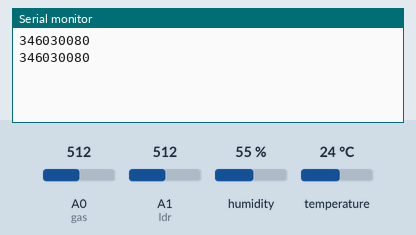
This sketch was run on a simulated Arduino Uno, built with avr-gcc and run on an emulated ATmega328P. Shown: the last lines printed to the serial monitor. Inputs (shaded band) come from the test bench; at power-on: humidity 55 %, A0 (gas) = 512, A1 (ldr) = 512, temperature 24 °C.

Above: at 1.8 s.
1.9 s: humidity set to 22 %
At 2.8 s:
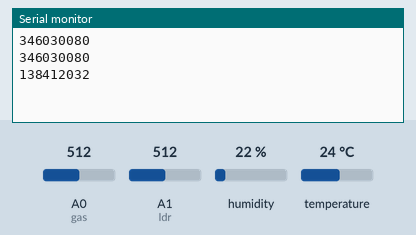
3.4 s: A0 (gas) set to 716
At 4.7 s:
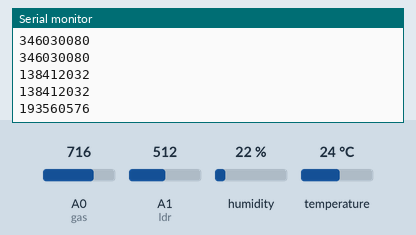
4.9 s: A1 (ldr) set to 716
At 5.8 s:
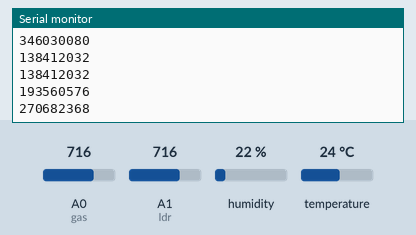
6.4 s: temperature set to 12 °C
At 7.6 s:
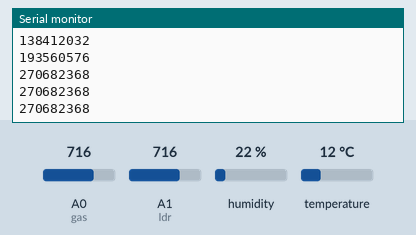
7.9 s: A0 (gas) set to 992
At 8.6 s:
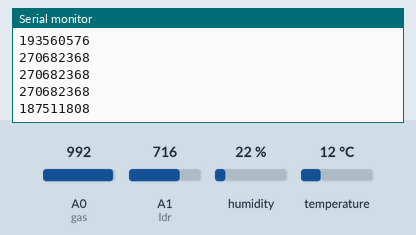
9.4 s: A1 (ldr) set to 992
At 10.4 s:
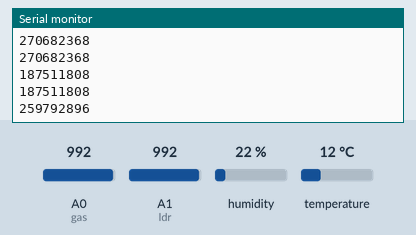
Timing chart, 0 to 11.9 s (numbered marks = the images above; inputs shaded):
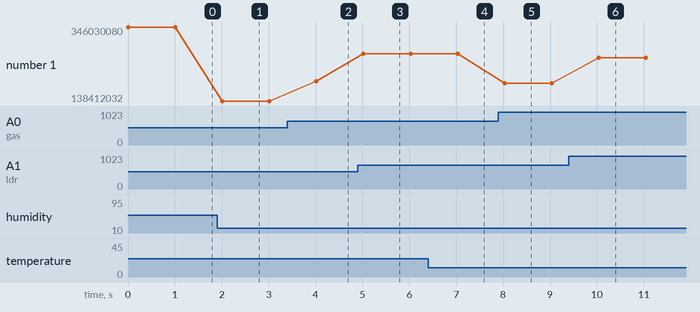

The sketch:

sketch_sep20a.ino
```cpp
#include <DHT.h>;
#include <math.h>
// Define the baud rate
const int BAUD_RATE = 9600;
int gasvalue;
int lightvalue;
int seedpacketcalc;
#define gas 0
#define ldr 1
#define DHTPIN 2
#define DHTTYPE DHT22   // DHT 22  (AM2302)
DHT dht(DHTPIN, DHTTYPE); //// Initialize DHT sensor for normal 16mhz Arduino

//Variables
int chk;
float hum;  //Stores humidity value
float temp; //Stores temperature value


void setup() {
    // Initialize the serial communication with the set baud rate
    Serial.begin(BAUD_RATE);
    dht.begin();
}

void loop() {
    hum = dht.readHumidity();
    temp= dht.readTemperature();
    gasvalue = analogRead(gas);
    lightvalue = analogRead(ldr);
    unsigned long seedpacketcalc = round(abs((long)gasvalue * (long)hum * (long)temp * (long)lightvalue));


 //   Serial.println(hum);
 //   Serial.println(temp);
 //   Serial.println(gasvalue);
 //   Serial.println(lightvalue);
    Serial.println(seedpacketcalc);


    delay(1000);  // Wait for a second
}
```

Measured:
- after the input at 1.9 s, the serial monitor: prints a new line after 0.11 s (image 1)
- after the input at 3.4 s, the serial monitor: prints a new line after 0.62 s (image 2)
- after the input at 4.9 s, the serial monitor: prints a new line after 0.12 s (image 3)
- after the input at 7.9 s, the serial monitor: prints a new line after 0.13 s (image 5)
- after the input at 9.4 s, the serial monitor: prints a new line after 0.64 s (image 6)
- plotted number 1: 346030080 → 138412032 after the input at 1.9 s, 138412032 → 193560576 after the input at 3.4 s, 193560576 → 270682368 after the input at 4.9 s, 270682368 → 187511808 after the input at 7.9 s, 187511808 → 259792896 after the input at 9.4 s
